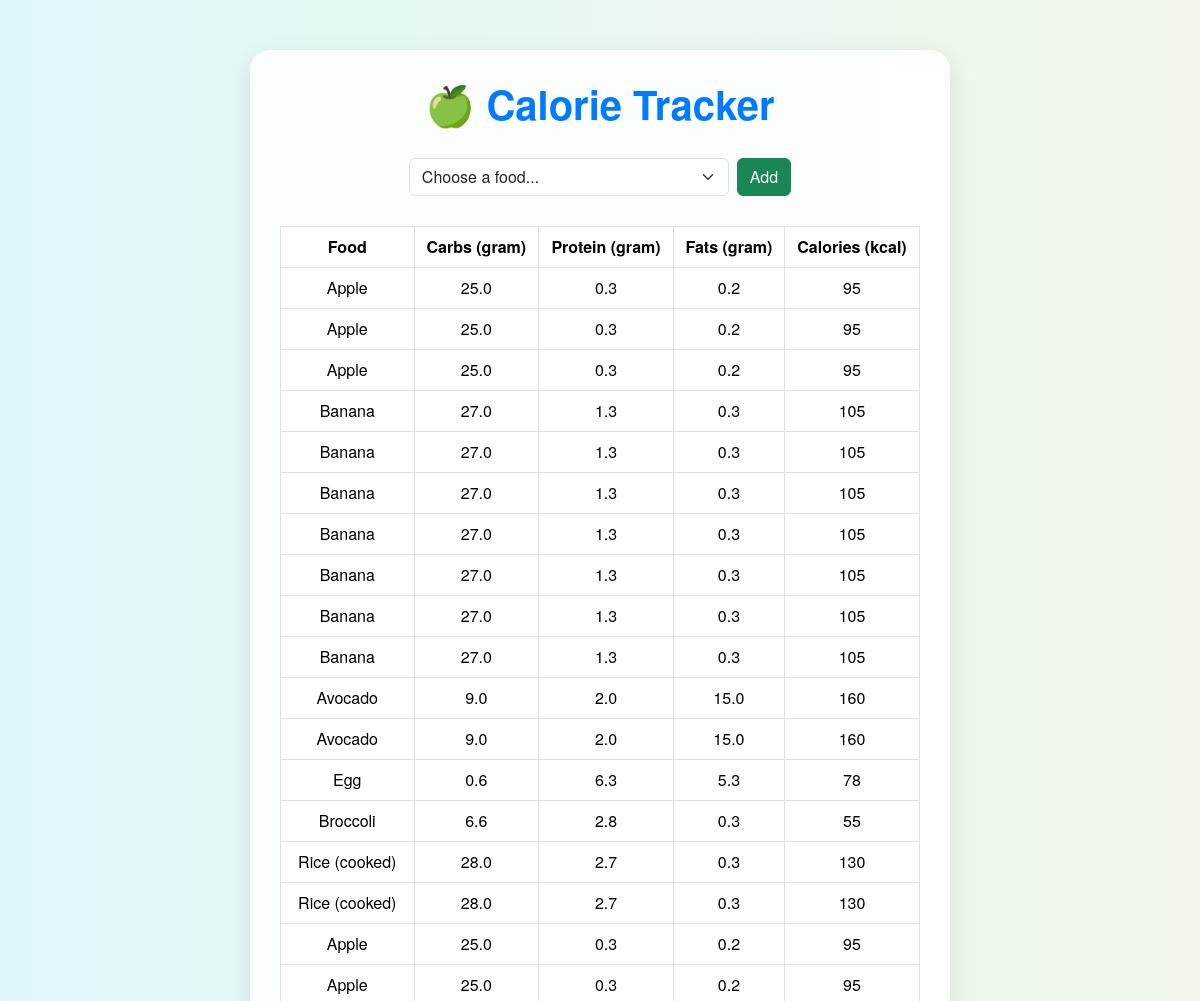
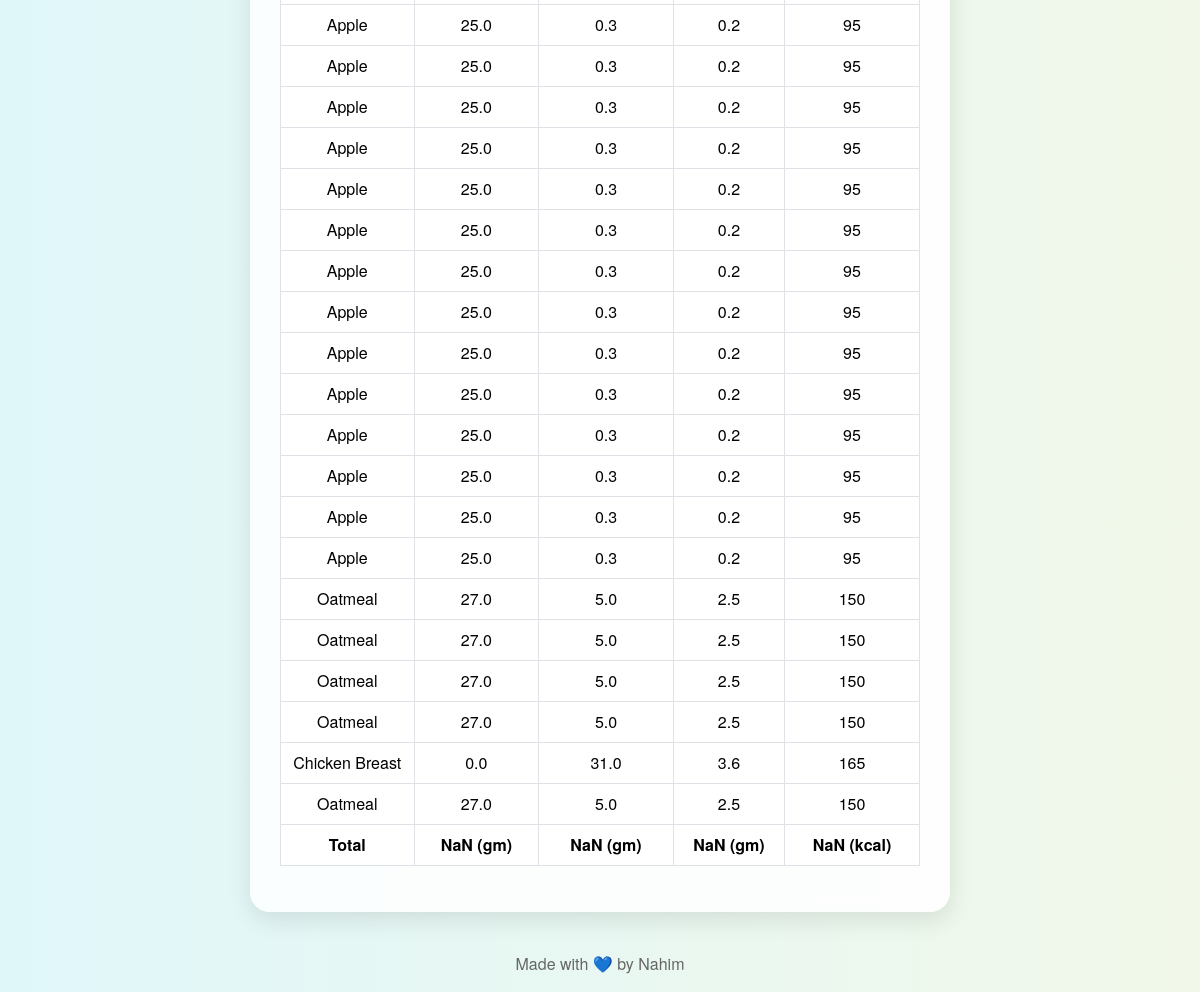
Page /foods/ (signed in) on the committed database (2 pictures, top to bottom).
### myapp/models.py (models this page shows, shortened)
class Consume(models.Model):
    user = models.ForeignKey(User, on_delete=models.CASCADE)
    food_consumed = models.ForeignKey(Food,on_delete=models.CASCADE)

class Food(models.Model):
    name = models.CharField(max_length=100)
    carbs = models.FloatField()
    protein = models.FloatField()
    fats = models.FloatField()
    calories = models.IntegerField()

### myapp/views.py (the view)
# urls.py: path('foods/',views.index,name='index'),
def index(request):
    if request.method == "POST":
        food_consumed = request.POST['food_consumed']
        consume = Food.objects.get(name=food_consumed)
        user = request.user
        consume = Consume(user=user,food_consumed=consume)
        consume.save()
        return redirect('index')
        foods = Food.objects.all()
    else:
        foods = Food.objects.all()
    consumed_food =  Consume.objects.filter(user=request.user)
    return render(request, 'myapp/index.html', {
        "foods": foods,
        "consumed_food": consumed_food
    })

### myapp/templates/myapp/index.html (shortened to what this page needs)
<!DOCTYPE html>
<html lang="en">
<head>
    <link href="https://cdn.jsdelivr.net/npm/bootstrap@5.3.3/dist/css/bootstrap.min.css" rel="stylesheet">
</head>
<body>
    <div class="container">
        <h1>🍏 Calorie Tracker</h1>
        <form method="POST" class="d-flex justify-content-center align-items-center gap-2">
            <select name="food_consumed" id="food_consumed" class="form-select w-50">
                <option selected disabled>Choose a food...</option>
            </select>
            <button type="submit" class="btn btn-success">Add</button>
        </form>
        <table id="table" class="table table-bordered table-hover text-center">
            <thead>
                 <th>Food</th>
                <th>Carbs (gram)</th>
                <th>Protein (gram)</th>
                <th>Fats (gram)</th>
                <th>Calories (kcal)</th>
            </thead>
            <tbody>
                {% for c in consumed_food %}
                <tr>
                    <td>{{ c.food_consumed.name }}</td>
                    <td>{{ c.food_consumed.carbs }}</td>
                    <td>{{ c.food_consumed.protein }}</td>
                    <td>{{ c.food_consumed.fats }}</td>
                    <td>{{ c.food_consumed.calories }}</td>
                </tr>
                {% empty %}
                <tr>
                    <td colspan="5">No food consumed yet 🍽️</td>
                </tr>
                {% endfor %}
                <tr>
                    <td id="name"><b>Total</b></td>
                    <td id="totalCarbs"><b></b></td>
                    <td id="totalProtein"><b></b></td>
                    <td id="totalFats"><b></b></td>
                    <td id="totalCalories"><b></b></td>
                </tr>
            </tbody>
        </table>
    </div>
    <div class="footer">
        <p>Made with 💙 by Nahim</p>
    </div>
</body>
</html>

### myapp/templates/myapp/index.html (style rules this page uses)
body { background: linear-gradient(to right, #e0f7fa, #f1f8e9); font-family: "Helvetica Neue", Arial, sans-serif; padding-top: 50px; }
.container { max-width: 700px; background: rgba(255, 255, 255, 0.85); border-radius: 20px; box-shadow: 0 8px 25px rgba(0, 0, 0, 0.1); padding: 30px; backdrop-filter: blur(8px); }
h1 { color: #007aff; text-align: center; font-weight: 600; margin-bottom: 30px; }
select, button { border-radius: 12px; }
button { background-color: #00bfa5; border: none; color: white; padding: 10px 20px; transition: 0.3s; }
table { margin-top: 30px; }
th { background-color: #007aff; color: white; }
td { background-color: #f9f9f9; }
.footer { text-align: center; margin-top: 40px; color: #666; }

### rows in the picture
Consume: food_consumed.name "Apple", food_consumed.carbs "25.0", food_consumed.protein "0.3", food_consumed.fats "0.2", food_consumed.calories "95"
Consume: food_consumed.name "Apple", food_consumed.carbs "25.0", food_consumed.protein "0.3", food_consumed.fats "0.2", food_consumed.calories "95"
Consume: food_consumed.name "Apple", food_consumed.carbs "25.0", food_consumed.protein "0.3", food_consumed.fats "0.2", food_consumed.calories "95"
Consume: food_consumed.name "Banana", food_consumed.carbs "27.0", food_consumed.protein "1.3", food_consumed.fats "0.3", food_consumed.calories "105"
Consume: food_consumed.name "Banana", food_consumed.carbs "27.0", food_consumed.protein "1.3", food_consumed.fats "0.3", food_consumed.calories "105"
Consume: food_consumed.name "Banana", food_consumed.carbs "27.0", food_consumed.protein "1.3", food_consumed.fats "0.3", food_consumed.calories "105"
Consume: food_consumed.name "Banana", food_consumed.carbs "27.0", food_consumed.protein "1.3", food_consumed.fats "0.3", food_consumed.calories "105"
Consume: food_consumed.name "Banana", food_consumed.carbs "27.0", food_consumed.protein "1.3", food_consumed.fats "0.3", food_consumed.calories "105"
Consume: food_consumed.name "Banana", food_consumed.carbs "27.0", food_consumed.protein "1.3", food_consumed.fats "0.3", food_consumed.calories "105"
Consume: food_consumed.name "Banana", food_consumed.carbs "27.0", food_consumed.protein "1.3", food_consumed.fats "0.3", food_consumed.calories "105"
Consume: food_consumed.name "Avocado", food_consumed.carbs "9.0", food_consumed.protein "2.0", food_consumed.fats "15.0", food_consumed.calories "160"
Consume: food_consumed.name "Avocado", food_consumed.carbs "9.0", food_consumed.protein "2.0", food_consumed.fats "15.0", food_consumed.calories "160"
Consume: food_consumed.name "Egg", food_consumed.carbs "0.6", food_consumed.protein "6.3", food_consumed.fats "5.3", food_consumed.calories "78"
Consume: food_consumed.name "Broccoli", food_consumed.carbs "6.6", food_consumed.protein "2.8", food_consumed.fats "0.3", food_consumed.calories "55"
Consume: food_consumed.name "Rice (cooked)", food_consumed.carbs "28.0", food_consumed.protein "2.7", food_consumed.fats "0.3", food_consumed.calories "130"
Consume: food_consumed.name "Rice (cooked)", food_consumed.carbs "28.0", food_consumed.protein "2.7", food_consumed.fats "0.3", food_consumed.calories "130"
Consume: food_consumed.name "Apple", food_consumed.carbs "25.0", food_consumed.protein "0.3", food_consumed.fats "0.2", food_consumed.calories "95"
Consume: food_consumed.name "Apple", food_consumed.carbs "25.0", food_consumed.protein "0.3", food_consumed.fats "0.2", food_consumed.calories "95"
Consume: food_consumed.name "Apple", food_consumed.carbs "25.0", food_consumed.protein "0.3", food_consumed.fats "0.2", food_consumed.calories "95"
Consume: food_consumed.name "Apple", food_consumed.carbs "25.0", food_consumed.protein "0.3", food_consumed.fats "0.2", food_consumed.calories "95"
Consume: food_consumed.name "Apple", food_consumed.carbs "25.0", food_consumed.protein "0.3", food_consumed.fats "0.2", food_consumed.calories "95"
Consume: food_consumed.name "Apple", food_consumed.carbs "25.0", food_consumed.protein "0.3", food_consumed.fats "0.2", food_consumed.calories "95"
Consume: food_consumed.name "Apple", food_consumed.carbs "25.0", food_consumed.protein "0.3", food_consumed.fats "0.2", food_consumed.calories "95"
Consume: food_consumed.name "Apple", food_consumed.carbs "25.0", food_consumed.protein "0.3", food_consumed.fats "0.2", food_consumed.calories "95"
Consume: food_consumed.name "Apple", food_consumed.carbs "25.0", food_consumed.protein "0.3", food_consumed.fats "0.2", food_consumed.calories "95"
Consume: food_consumed.name "Apple", food_consumed.carbs "25.0", food_consumed.protein "0.3", food_consumed.fats "0.2", food_consumed.calories "95"
Consume: food_consumed.name "Apple", food_consumed.carbs "25.0", food_consumed.protein "0.3", food_consumed.fats "0.2", food_consumed.calories "95"
Consume: food_consumed.name "Apple", food_consumed.carbs "25.0", food_consumed.protein "0.3", food_consumed.fats "0.2", food_consumed.calories "95"
Consume: food_consumed.name "Apple", food_consumed.carbs "25.0", food_consumed.protein "0.3", food_consumed.fats "0.2", food_consumed.calories "95"
Consume: food_consumed.name "Apple", food_consumed.carbs "25.0", food_consumed.protein "0.3", food_consumed.fats "0.2", food_consumed.calories "95"
Consume: food_consumed.name "Apple", food_consumed.carbs "25.0", food_consumed.protein "0.3", food_consumed.fats "0.2", food_consumed.calories "95"
Consume: food_consumed.name "Apple", food_consumed.carbs "25.0", food_consumed.protein "0.3", food_consumed.fats "0.2", food_consumed.calories "95"
Consume: food_consumed.name "Oatmeal", food_consumed.carbs "27.0", food_consumed.protein "5.0", food_consumed.fats "2.5", food_consumed.calories "150"
Consume: food_consumed.name "Oatmeal", food_consumed.carbs "27.0", food_consumed.protein "5.0", food_consumed.fats "2.5", food_consumed.calories "150"
Consume: food_consumed.name "Oatmeal", food_consumed.carbs "27.0", food_consumed.protein "5.0", food_consumed.fats "2.5", food_consumed.calories "150"
Consume: food_consumed.name "Oatmeal", food_consumed.carbs "27.0", food_consumed.protein "5.0", food_consumed.fats "2.5", food_consumed.calories "150"
Consume: food_consumed.name "Chicken Breast", food_consumed.carbs "0.0", food_consumed.protein "31.0", food_consumed.fats "3.6", food_consumed.calories "165"
Consume: food_consumed.name "Oatmeal", food_consumed.carbs "27.0", food_consumed.protein "5.0", food_consumed.fats "2.5", food_consumed.calories "150"
